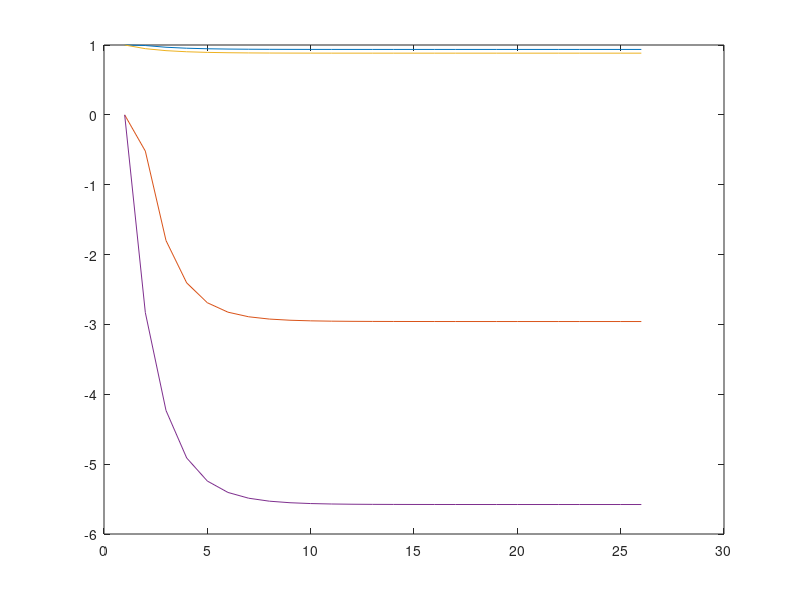

This figure's MATLAB source: (Note: this script raises an error after producing the figure.)
%% Gauss Seidel Solution to Load Flow
% *SCHOOL OF ELECTRICAL AND ELECTRONIC ENGINEERING*
% 
% *Bachelor of Engineering (Hons) BE in Elect/Cont/Comm/Comp Eng*
% 
% *Program Code: (DT021A)*
% 
% *<YEAR 4>*
% 
% *Name of Module: (Power System Analysis, POWS4601)*
% 
% 
% 
%      *Student Name:   __Talha Tallat, D18124645 ___*
% 
% *     Academic Lecturer:  ___Jane Courtney________*
% 
% *     Submission Date:    __1st November 2021____*
% 
% **
% 
% *1. Objectives Preparation:*
% 
% The purpose of this assignment is to analyze and solve the load flow system 
% as given below in Figure 1 using the Gauss-Seidel method in Mathlab. This Matlab 
% code provided is modified to analyze the power flow of the system as shown in 
% Figure 1.
% 
% 
% 
% Bus and Line information is provided in the following tables to find the 
% solution of the load flow system, where Bus 1 is the slack bus. Bus information 
% is given in Table 1 and the line information is in given Table 2  and all values 
% are in p.u. on a 10MVA base.
% 
% 
% 
% *2. Output:*
% 
% This Matlab program code 'Gauss.mlx' is modified to calculate the voltages(V2 
% & V3) and powers (Pin1) at each required bus in the system. The program m-file 
% was run to be able to study the output and have made sure Y-matrix contains 
% reasonable values. 
% 
% Gauss-Seidel is iterative and program code which includes voltages calculations 
% that were run in a loop 15 times until we see the *convergences* after 7 iterations. 
% 
% The bus voltage has not stayed within 5% of the nominal voltage as the 
% reactive power losses exceed the 5% limit to -32 p.u limit when base voltage 
% value is given 10MVA in p.u.
% 
% *2. Conclusion:*
% 
% The extra code is included to be able to calculate the overall losses of 
% active and reactive power in the network system and reactive power lines waste 
% most of the power. 
% 
% Power losses are due to the resistances in overhead lines and underground 
% cables should be minimized in the distribution network lines. Some of the faults 
% like damages to transmission lines, short circuits or circuit breakers. 
%% Inputs
%%
% Inputs Values %

%Bus 1:
V1 = 1; %given voltage of bus 1
PL1 = 0.0;% real power load of bus 1
QL1 = 0.0;% imaginery power load of bus 1

%Bus 2:
PG2 = 0.0; % real power generated of bus 2
QG2 = 0.0; % imaginary/reactive power generated of bus 2
PL2 = 0.3;% real power load of bus 2
QL2 = 0.2;% imaginary/reactive power load of bus 2

%Bus 3:
PG3 = 0.0; % real power generated of bus 3
QG3 = 0.0; % reactive generated power of bus 3
PL3 = 0.6; % real power load of bus 3
QL3 = 0.6; % reactive power load of bus 3

% Bus 1:
PG1 = 1; % real part guess
QG1 = 1; % guess the img part 

% Bus 2:
V2 = 1; % guessing (under 1v) 

% Bus 3:
V3 = 1; % guessing

% Real and reactive given impedancesess
Z12 = complex(0.007, 0.06);
Z23 = complex(0.007, 0.07);

%% Admittance Matrix
%%
%Admittances (Y = 1/Z):
Y12 = 1/Z12;
Y23 = 1/Z23;
Y31 = 0;

%Admittance matrix Y 
y = [ Y12      -Y12    -Y31;
     -Y12     Y12+Y23  -Y23;
     -Y31     -Y23    Y23];
%% Power Vectors
%%
% Calculated power vectors from above values as generated minus load
S1 = complex (PG1 - PL1, QG1 - QL1);
S2 = complex (PG2 - PL2, QG2 - QL2);
S3 = complex (PG3 - PL3, QG3 - QL3);
%% Output
%%
Output = [abs(V2) 180*angle(V2)/pi abs(V3) 180*angle(V3)/pi];
%% Gauss Seidel
%%
for i=1:25
% replacing number 'N' to 25 iterations

    %Calculating for V2
    V2 = ((conj(S2)/(conj(V2)) - V1 * y(2,1) - V3 * y(2,3))/(y(2,2)));
    
    % Calculating for V3
    V3 = ((conj(S3)/(conj(V3)) - V1 * y(3,1) - V2 * y(3,2))/(y(3,3))); 

    
    Output = [Output; abs(V2) 180*angle(V2)/pi abs(V3) 180*angle(V3)/pi];
end

% Assigning an variable 'V' to Voltage vectors angles in degrees
V = [abs(V1) 180*angle(V1)/pi; abs(V2) 180*angle(V2)/pi; abs(V3) 180*angle(V3)/pi];
%% Power and Losses
%%
%Updating S1
S1 = conj(V1) * (V1 * y(1,1) - V2 * y(1,2) - V3 * y(1,3)); % changing the sign to minus (-) due to the conj
delta2 = angle(V2) ; %angle of V2 in radians
delta3 = angle(V3); %angle of V3 in radians

% Calculating power losses
Ploss = real(S1) + real(S2) + real(S3);% Adding real parts of using this formula s1+2+3
Qloss = imag(S1) + imag(S2) + imag(S3);% Adding imag parts of s1+2+3
losses = Ploss + "                   " + Qloss;
%% Displaying Gauss Seidel Outputs

disp('________________________________________________________')
disp('                         Gauss Seidel');
disp('________________________________________________________')
disp('      V2      delta2       V3     delta3    ')
disp(Output)

plot(Output)% plots the graph of gauss seidel
%% 
% *Displaying Y matrix*

disp('____________________________________________________________')
disp('                           Ymatrix');
disp('____________________________________________________________')
disp(y);
%% 
% *Displaying Power Vectors*

disp('_____________________________')
disp('     Power Vectors ')
disp('_____________________________')
disp('      P        Q')
disp(S)
%% 
% *Displaying Voltage vectors *

disp('_____________________________')
disp('    Voltage Vectors ')
disp('_____________________________')
disp('    voltage   angle')
disp(V)

%% 
% *Displaying power losses*

disp('_____________________________')
disp('        Power Losses')
disp('_____________________________')
disp('Real Power loss     Reactive Power loss');
disp(losses)